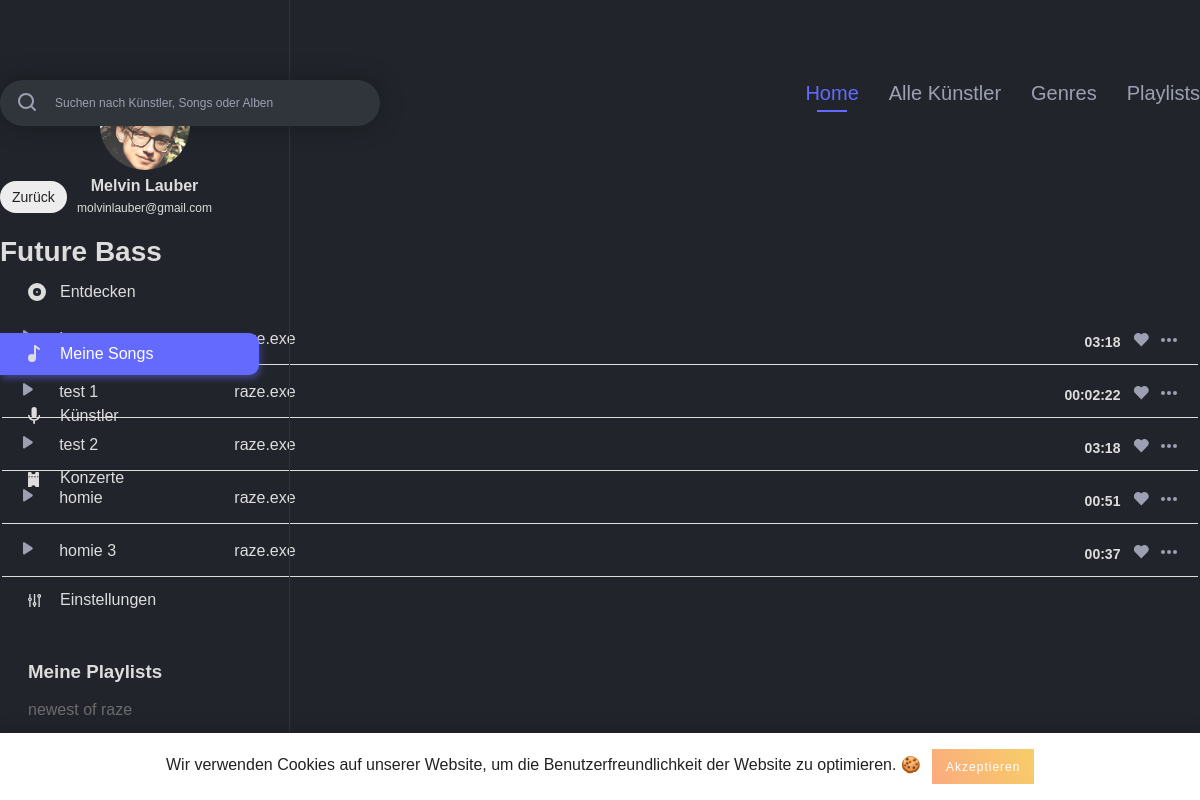
/genre_detail.php?genre_id=2 (signed in), run on the app's committed database.
### tables this page shows
CREATE TABLE IF NOT EXISTS `users` (
  `id` int(11) NOT NULL AUTO_INCREMENT,
  `username` varchar(255) NOT NULL,
  `email` varchar(255) NOT NULL,
  `firstname` varchar(255) NOT NULL,
  `lastname` varchar(255) NOT NULL,
  `password_hash` varchar(255) NOT NULL,
  `password_token` varchar(255) NOT NULL,
  `is_artist` int(1) NOT NULL,
  `has_darkmode` tinyint(1) NOT NULL,
  PRIMARY KEY (`id`),
  UNIQUE KEY `username` (`username`),
  UNIQUE KEY `email` (`email`)
);

CREATE TABLE IF NOT EXISTS `playlist` (
  `playlist_id` int(11) NOT NULL AUTO_INCREMENT,
  `playlist_name` varchar(255) NOT NULL,
  `user_id` int(11) NOT NULL,
  `playlist_description` text NOT NULL,
  PRIMARY KEY (`playlist_id`),
  KEY `playlist_fk0` (`user_id`)
);

CREATE TABLE IF NOT EXISTS `song` (
  `song_id` int(11) NOT NULL AUTO_INCREMENT,
  `artist_id_link` int(11) NOT NULL,
  `song_name` varchar(255) NOT NULL,
  `album_id_link` int(11) NOT NULL,
  `length` varchar(255) NOT NULL,
  `genre_id` int(11) NOT NULL,
  PRIMARY KEY (`song_id`),
  KEY `song_fk0` (`artist_id_link`),
  KEY `song_fk2` (`genre_id`),
  KEY `song_fk1` (`album_id_link`)
);

CREATE TABLE IF NOT EXISTS `artist` (
  `artist_id` int(11) NOT NULL AUTO_INCREMENT,
  `user_id` int(11) NOT NULL,
  `artist_firstname` varchar(255) NOT NULL,
  `artist_lastname` varchar(255) NOT NULL,
  `biography` text NOT NULL,
  PRIMARY KEY (`artist_id`),
  KEY `artist_fk0` (`user_id`)
);

### includes/start.php (called while the page is built, shortened)
<?php
include 'config.php';
include 'db.php';
if (isset($_SESSION['user']['id']) && !empty($_SESSION['user']['id'])) {
	$statement = $pdo->prepare("SELECT * FROM `users` WHERE `id` = :id");
	$result = $statement->execute(array('id' => $_SESSION['user']['id']));
}
if (isset($_SESSION['user']['has_darkmode']) && $_SESSION['user']['has_darkmode'] == 1) {
	$body_class = 'dark';
}
else {
	$body_class = '';
}
?>

### config.php (called while the page is built)
<?php
$config = array(
	'admin' => TRUE,
	'testing' => FALSE,
	'home' => TRUE,
	'school' => FALSE,
	'limit_upload_songs' => 20
);
$config['genres'] = array(
	1 => 'EDM',
	2 => 'Future Bass',
	3 => 'Dubstep',
	4 => 'Pop',
	5 => 'Metal',
	6 => 'Death Metal',
	7 => 'Rock',
	8 => 'Chill'
);

### genre_detail.php (the view, shortened to what this page needs)
<?php
include 'includes/start.php';
if (isset($_GET['genre_id']) && $_GET['genre_id'] != 0) {
	$genre_id = $_GET['genre_id'];
}
$genre_song_query = "SELECT * FROM `song` songs
					INNER JOIN `artist` artists ON artists.artist_id = songs.artist_id_link
					WHERE `genre_id` = ".$genre_id;
?>
<!DOCTYPE html>
<html lang="de">
	<head>
		<?php include 'includes/meta_data.php'; ?>
	</head>
	<body class="<?php echo $body_class; ?>">
		<?php include 'includes/navigation_left.php'; ?>
		<?php include 'includes/cookie_banner.php'; ?>
		<div class="main_content_wrapper">
			<div class="main_content_inner">
				<?php include 'includes/search_navi.php'; ?>
				<a class="back_link" href="javascript:history.back()"><?php echo BACK; ?></a>
				<h3 class="short_title"><?php echo $config['genres'][$genre_id]; ?></h3>
				<table class="saved_songs_list">
					<tbody>
						<?php
						foreach ($pdo->query($genre_song_query) as $genre_songs_data) {
							if (!empty($genre_songs_data)) {
								$statement_song = $pdo->prepare("SELECT `song_id` FROM `saved_songs` WHERE `song_id` = :song_id");
								$statement_song->bindParam(':song_id', $genre_songs_data['song_id']);
								$statement_song->execute();
								if ($statement_song->rowCount() > 0) {
									$like_class = 'liked';
								}
								else {
									$like_class = '';
								}
								?>
								<tr>
									<td class="play"><span class="play_song_wrapper play_song_class" data-artist_id=<?php echo $genre_songs_data['artist_id_link']; ?> data-album_id=<?php echo $genre_songs_data['album_id_link']; ?> data-song=<?php echo $genre_songs_data['song_id']; ?> data-song_name="<?php echo $genre_songs_data['song_name'];?>" data-artist_name="<?php echo $genre_songs_data['artist_firstname'].' '.$genre_songs_data['artist_lastname']; ?>">
									 </span></td>
									<td class="song_name"><?php echo $genre_songs_data['song_name']; ?></td>
									<td class="artist_name"><a href="artist_detail.php?artist_id=<?php echo $genre_songs_data['artist_id']; ?>"><?php echo $genre_songs_data['artist_firstname'].' '.$genre_songs_data['artist_lastname']; ?></a></td>
									<td class="actions"><span class="like_wrapper like_song like <?php echo $like_class; ?>" data-song=<?php echo $genre_songs_data['song_id']; ?>></span></td>
									<td class="length"><?php echo $genre_songs_data['length']; ?></td>
								</tr>
						<?php
							}
						} ?>
					</tbody>
				</table>
			</div>
		</div>
	</body>

### includes/meta_data.php (shortened to what this page needs)
<link rel="stylesheet" href="css/styles.css">

### includes/navigation_left.php (shortened to what this page needs)
<?php
if(isset($_SESSION['active'])) {
	$active_class = $_SESSION['active'];
}
$query = "SELECT * FROM `users` WHERE `id` = ".$_SESSION['user']['id'];
$playlist_query = "SELECT * FROM `playlist` WHERE `user_id` = ".$_SESSION['user']['id'];
?>
<div class="navigation_left">
	<div class="navigation_wrapper">
		<div class="profile">
			<h3 class="profile_name">
				<?php foreach ($pdo->query($query) as $user_data) {
					echo $user_data['firstname'].' '.$user_data['lastname'];
				} ?>
			</h3>
			<p class="profile_mail">
				<?php foreach ($pdo->query($query) as $user_data) {
					echo $user_data['email'];
				} ?>
			</p>
		</div>
		<div class="main_navigation">
			<ul>
				<li class="navigation_element <?php if($active_class === 'discover') { echo 'active'; } ?>"><a href="index.php"><img class="svg" src="img/assets/discover.svg" alt="<?php echo DISCOVER; ?>"><?php echo DISCOVER; ?></a></li>
				<li class="navigation_element <?php if($active_class === 'my_songs') { echo 'active'; } ?>"><a href="my_songs.php"><img class="svg" src="img/assets/my_songs.svg" alt="<?php echo MY_SONGS; ?>"><?php echo MY_SONGS; ?></a></li>
				<li class="navigation_element <?php if($active_class === 'artists') { echo 'active'; } ?>"><a href="artists.php"><img class="svg" src="img/assets/artists.svg" alt="<?php echo ARTISTS; ?>"><?php echo ARTISTS; ?></a></li>
				<li class="navigation_element <?php if($active_class === 'events') { echo 'active'; } ?>"><a href="events.php"><img class="svg" src="img/assets/events.svg" alt="<?php echo EVENTS; ?>"><?php echo EVENTS; ?></a></li>
				<li class="navigation_element <?php if($active_class === 'settings') { echo 'active'; } ?>"><a href="settings.php"><img class="svg" src="img/assets/settings_nav.svg" alt="<?php echo SETTINGS; ?>"><?php echo SETTINGS; ?></a></li>
			</ul>
		</div>
		<div class="playlist_wrapper">
			<h3 class="playlist_title"><?php echo MY_PLAYLISTS; ?></h3>
			<ul>
				<?php foreach ($pdo->query($playlist_query) as $playlist_data) { ?>
					<li class="playlist_element"><a href="playlist_detail.php?playlist_id=<?php echo $playlist_data['playlist_id']; ?>"><?php echo $playlist_data['playlist_name']; ?></a></li>
				<?php } ?>
			</ul>
		</div>
	</div>
</div>

### includes/cookie_banner.php (shortened to what this page needs)
<div id="js-cookie-box" class="cookie-box cookie-box--hide">
Wir verwenden Cookies auf unserer Website, um die Benutzerfreundlichkeit der Website zu optimieren. 🍪 <span id="js-cookie-button" class="cookie-button">Akzeptieren</span>
</div>

### includes/search_navi.php (shortened to what this page needs)
<?php
if(isset($_SESSION['active_meta_nav'])) {
	$active_class_meta = $_SESSION['active_meta_nav'];
}
?>
<div id="search_navigation_wrap">
	<div class="search">
		<form class="search_form" action="search.php" method="post">
			<input class="search_field" type="text" name="search" placeholder="Suchen nach Künstler, Songs oder Alben">
		</form>
	</div>
	<div id="navigation">
		<ul>
			<li class="main_navigation_element <?php if($active_class_meta === 'discover') { echo 'active'; } ?>"><a href="index.php"><?php echo HOME; ?></a></li>
			<li class="main_navigation_element <?php if($active_class_meta === 'all_artists') { echo 'active'; } ?>"><a href="all_artists.php"><?php echo ALL_ARTISTS; ?></a></li>
			<li class="main_navigation_element <?php if($active_class_meta === 'genres') { echo 'active'; } ?>"><a href="genres.php"><?php echo GENRES; ?></a></li>
			<li class="main_navigation_element <?php if($active_class_meta === 'playlists') { echo 'active'; } ?>"><a href="playlists.php"><?php echo PLAYLISTS; ?></a></li>
		</ul>
	</div>
</div>

### css/_config.css (style rules this page uses)
:root { --primary-color: #636AFD; --primary-color_light: #e0e1ff; --text: #222; --navigation_left: #6B6B6B; --border: #C7C7C7; --light_text: #9D9FB3; --button: #ededed; --border-bottom: #707070; --background_dark_mode: #21252B; --dark_mode_border: #30353B; --dark_mode_input: #30353B; --dark_mode_light: #DDDDDD; --standard_shadow: 0 3px 27px rgba(0,0,0,0.39); --standard_radius: 13px; --standard_transition: all 0.3s ease; --error_color: #b20000; }

### css/_basic.css (style rules this page uses)
body { font-family: 'DM Sans', sans-serif; margin: 0; padding: 0; color: var(--text); -webkit-font-smoothing: antialiased; -moz-osx-font-smoothing: grayscale; }
h3 { margin: 0; padding: 0; }
h3.short_title { font-size: 28px; line-height: 37px; font-weight: 700; color: var(--text); margin-bottom: 40px; }
ul { padding: 0; margin: 0; }
.back_link { display: inline-block; font-size: 14px; background: var(--button); color: var(--text); text-decoration: none; border-radius: 50px; padding: 8px 12px; text-align: center; box-sizing: border-box; margin-bottom: 20px; }
.main_content_wrapper { padding-top: 80px; }
.main_content_inner { max-width: 1200px; margin: 0 auto; padding-bottom: 150px; box-sizing: border-box; }
.profile { text-align: center; }

### css/_content.css (style rules this page uses)
#search_navigation_wrap { margin-bottom: 55px; }
.search { float: left; position: relative; width: 380px; }
#navigation { float: right; }
#navigation ul li.main_navigation_element { float: left; font-size: 20px; line-height: 26px; color: var(--light_text); margin-left: 30px; list-style-type: none; }
#navigation ul li.main_navigation_element:hover, #navigation ul li.main_navigation_element.active { color: var(--primary-color); position: relative; }
#navigation ul li.main_navigation_element:hover:after, #navigation ul li.main_navigation_element.active:after { content: ''; position: absolute; bottom: -6px; left: 50%; transform: translateX(-50%); width: 30px; height: 2px; background: var(--primary-color); }
#navigation ul li.main_navigation_element a { text-decoration: none; color: inherit; }
#navigation ul li.main_navigation_element:first-child { margin-left: 0; }
#search_navigation_wrap .search { position: relative; z-index: 1; }
#search_navigation_wrap .search .search_form .search_field { font-size: 12px; line-height: 16px; color: var(--light_text); width: 100%; padding: 15px 20px; padding-left: 55px; border: none; -webkit-border-radius: 23px; -moz-border-radius: 23px; -o-border-radius: 23px; border-radius: 23px; box-shadow: 0 0 26px rgba(0,0,0,0.3); box-sizing: border-box; }
#search_navigation_wrap .search .search_form input.search_field::placeholder { font-size: 12px; line-height: 16px; color: var(--light_text); }
.cookie-box { position: fixed; left: 0; right: 0; bottom: 0; z-index: 9999; text-align: center; padding: 1rem 2rem; background: #fff; transition: all 0.75s cubic-bezier(0.19, 1, 0.22, 1); box-shadow: 0 -5px 14px rgba(0,0,0,0.16); }
.cookie-button { display: inline-block; cursor: pointer; padding: 0.65rem 0.85rem; margin-left: 0.45rem; color: #fff; font-size: 0.75rem; letter-spacing: 1px; background-image: linear-gradient(62deg, #fbab7E 0%, #f7ce68 100%); }

### css/_login.css (style rules this page uses)
input[type="text"], input[type="password"], input[type="number"], input[type="date"], textarea { font-size: 12px; line-height: 16px; color: var(--light_text); width: 100%; padding: 15px 20px; border: none; -webkit-border-radius: 23px; -moz-border-radius: 23px; -o-border-radius: 23px; border-radius: 23px; box-shadow: 0 0 26px rgba(0,0,0,0.3); box-sizing: border-box; }

### css/_songs.css (style rules this page uses)
.saved_songs_list { width: 100%; }
.saved_songs_list tr { display: inline-block; width: 100%; padding: 14.5px 20px; box-sizing: border-box; border-bottom: 1px solid var(--border-bottom); }
.saved_songs_list tr td { display: inline-block; }
.saved_songs_list tr td.play { margin-right: 20px; }
.saved_songs_list tr td.song_name, .saved_songs_list tr td.artist_name a, .saved_songs_list tr td.artist_name a:hover { font-size: 16px; line-height: 21px; font-weight: 400; color: var(--text); margin-right: 30px; width: 12%; text-decoration: none; }
.saved_songs_list tr td.artist_name a { color: var(--light_text); }
.saved_songs_list tr td.actions, .saved_songs_list tr td.length { float: right; }
.saved_songs_list tr td.length { position: relative; top: 5px; font-size: 14px; line-height: 18px; font-weight: 700; color: var(--text); margin-right: 12px; }
.saved_songs_list tr td.actions .like { margin-right: 12px; position: relative; top: 5px; }

### data on the page
users: firstname "Melvin", lastname "Lauber", email "molvinlauber@gmail.com"
playlist: playlist_name "newest of raze"
song: artist_id_link.artist_firstname "raze.exe", length "03:18"
song: song_name "test 1", artist_id_link.artist_firstname "raze.exe", length "00:02:22"
song: song_name "test 2", artist_id_link.artist_firstname "raze.exe", length "03:18"
song: song_name "homie", artist_id_link.artist_firstname "raze.exe", length "00:51"
song: song_name "homie 3", artist_id_link.artist_firstname "raze.exe", length "00:37"

### other printed values
DISCOVER "Entdecken"
MY_SONGS "Meine Songs"
ARTISTS "Künstler"
EVENTS "Konzerte"
SETTINGS "Einstellungen"
MY_PLAYLISTS "Meine Playlists"
HOME "Home"
ALL_ARTISTS "Alle Künstler"
GENRES "Genres"
PLAYLISTS "Playlists"
BACK "Zurück"
$config['genres'][$genre_id] "Future Bass"
